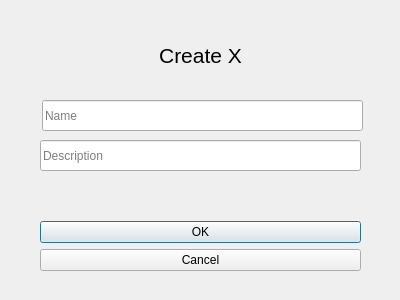
<?xml version="1.0" encoding="UTF-8"?>
<ui version="4.0">
 <class>Dialog</class>
 <widget class="QDialog" name="Dialog">
  <property name="geometry">
   <rect>
    <x>0</x>
    <y>0</y>
    <width>400</width>
    <height>300</height>
   </rect>
  </property>
  <property name="windowTitle">
   <string>Dialog</string>
  </property>
  <widget class="QDialogButtonBox" name="buttonBox">
   <property name="geometry">
    <rect>
     <x>40</x>
     <y>221</y>
     <width>321</width>
     <height>51</height>
    </rect>
   </property>
   <property name="orientation">
    <enum>Qt::Vertical</enum>
   </property>
   <property name="standardButtons">
    <set>QDialogButtonBox::Cancel|QDialogButtonBox::Ok</set>
   </property>
  </widget>
  <widget class="QLabel" name="creationLABEL">
   <property name="geometry">
    <rect>
     <x>30</x>
     <y>40</y>
     <width>341</width>
     <height>31</height>
    </rect>
   </property>
   <property name="font">
    <font>
     <pointsize>16</pointsize>
    </font>
   </property>
   <property name="text">
    <string>Create X</string>
   </property>
   <property name="scaledContents">
    <bool>true</bool>
   </property>
   <property name="alignment">
    <set>Qt::AlignCenter</set>
   </property>
  </widget>
  <widget class="QLineEdit" name="nameBOX">
   <property name="geometry">
    <rect>
     <x>42</x>
     <y>100</y>
     <width>321</width>
     <height>31</height>
    </rect>
   </property>
   <property name="placeholderText">
    <string>Name</string>
   </property>
  </widget>
  <widget class="QLineEdit" name="descBOX">
   <property name="geometry">
    <rect>
     <x>40</x>
     <y>140</y>
     <width>321</width>
     <height>31</height>
    </rect>
   </property>
   <property name="placeholderText">
    <string>Description</string>
   </property>
  </widget>
 </widget>
 <resources/>
 <connections>
  <connection>
   <sender>buttonBox</sender>
   <signal>accepted()</signal>
   <receiver>Dialog</receiver>
   <slot>accept()</slot>
   <hints>
    <hint type="sourcelabel">
     <x>248</x>
     <y>254</y>
    </hint>
    <hint type="destinationlabel">
     <x>157</x>
     <y>274</y>
    </hint>
   </hints>
  </connection>
  <connection>
   <sender>buttonBox</sender>
   <signal>rejected()</signal>
   <receiver>Dialog</receiver>
   <slot>reject()</slot>
   <hints>
    <hint type="sourcelabel">
     <x>316</x>
     <y>260</y>
    </hint>
    <hint type="destinationlabel">
     <x>286</x>
     <y>274</y>
    </hint>
   </hints>
  </connection>
 </connections>
</ui>
